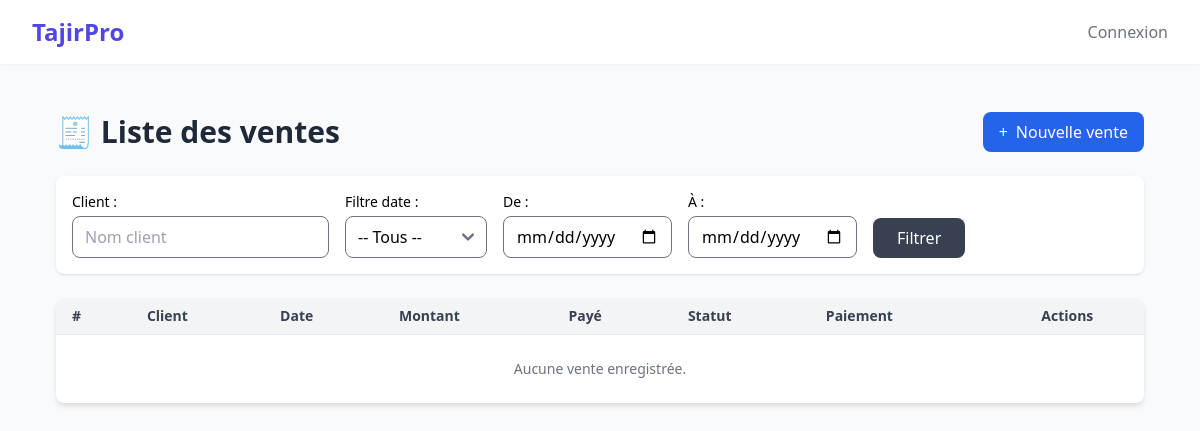
Before: /sales/ with the older database file.
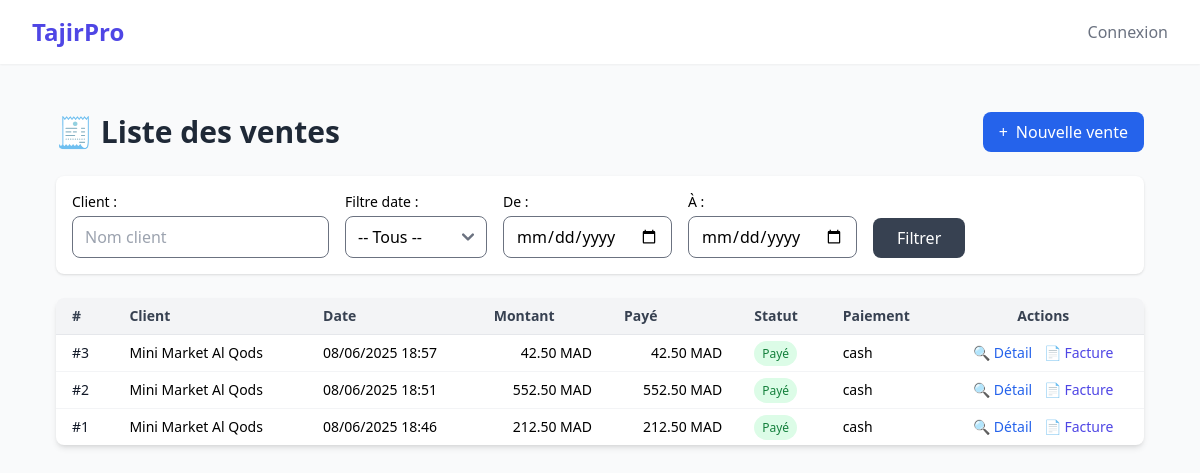
After: the same page with the newer database file.
### sales/models.py (models this page shows, shortened)
class Sale(models.Model):
    user = models.ForeignKey(settings.AUTH_USER_MODEL, on_delete=models.SET_NULL, null=True)
    client = models.ForeignKey(Client, on_delete=models.SET_NULL, null=True, blank=True)
    warehouse = models.ForeignKey(
        Warehouse,
        on_delete=models.PROTECT,
        related_name='sales',
        null=True,  # Temporairement nullable
        blank=True  # Temporairement optional
    )
    date = models.DateTimeField(auto_now_add=True)
    total_amount = models.DecimalField(max_digits=10, decimal_places=2)
    amount_paid = models.DecimalField(max_digits=10, decimal_places=2, default=0)
    is_credit = models.BooleanField(default=False, blank=True)
    notes = models.TextField(blank=True, null=True)
    ecriture_generee = models.BooleanField(default=False)

class Payment(models.Model):
    sale = models.ForeignKey(Sale, on_delete=models.CASCADE, related_name='payments')
    date = models.DateTimeField(auto_now_add=True)
    amount = models.DecimalField(max_digits=10, decimal_places=2)
    method = models.CharField(max_length=50, choices=[
        ('cash', 'Espèces'),
        ('card', 'Carte'),
        ('transfer', 'Virement'),
        ('mobile', 'Paiement mobile'),
    ])

### clients/models.py (models this page shows)
class Client(models.Model):
    name = models.CharField(max_length=255)
    phone = models.CharField(max_length=20, blank=True, null=True)
    email = models.EmailField(blank=True, null=True)
    address = models.TextField(blank=True, null=True)
    segment = models.ForeignKey(ClientSegment, on_delete=models.SET_NULL, null=True, blank=True, related_name='clients')
    balance = models.DecimalField(max_digits=10, decimal_places=2, default=0.00)
    alert_threshold = models.DecimalField(max_digits=10,decimal_places=2,default=5000.00,verbose_name="Seuil d'alerte de solde")
    created_at = models.DateTimeField(auto_now_add=True)
    updated_at = models.DateTimeField(auto_now=True)
    created_by = models.ForeignKey(get_user_model(), on_delete=models.SET_NULL, null=True, blank=True, related_name='created_clients')
    def __str__(self):
        return self.name
    class Meta:
        ordering = ['name']

### sales/views.py (the view)
# urls.py: path('', views.sale_list, name='sale_list'),
def sale_list(request):
    sales = Sale.objects.select_related('client').order_by('-date')
    query = request.GET.get('q')
    date_filter = request.GET.get('date_filter')
    start_date = request.GET.get('start_date')
    end_date = request.GET.get('end_date')
    if query:
        sales = sales.filter(client__name__icontains=query)
    if date_filter == 'today':
        today = datetime.today().date()
        sales = sales.filter(date__date=today)
    elif date_filter == 'month':
        today = datetime.today().date()
        sales = sales.filter(date__month=today.month, date__year=today.year)
    elif start_date and end_date:
        sales = sales.filter(date__date__range=[start_date, end_date])
    return render(request, 'sales/sale_list.html', {
        'sales': sales,
        'filters': {
            'q': query or '',
            'date_filter': date_filter or '',
            'start_date': start_date or '',
            'end_date': end_date or '',
        }
    })

### sales/templates/sales/sale_list.html (shortened to what this page needs)
{% extends "base.html" %}
{% block content %}
<div class="p-4 md:p-6 max-w-7xl mx-auto space-y-6">
  <div class="flex flex-col sm:flex-row justify-between items-start sm:items-center gap-4">
    <h1 class="text-2xl md:text-3xl font-bold text-gray-800">🧾 Liste des ventes</h1>
    <a href="{% url 'sales:sale_create' %}" class="bg-blue-600 text-white px-4 py-2 rounded-lg hover:bg-blue-700 inline-flex items-center">
      <span class="mr-2">+</span> Nouvelle vente
    </a>
  </div>
  <div class="bg-white p-4 shadow rounded-lg">
    <form method="get" id="filters" class="hidden md:flex flex-col md:flex-row flex-wrap items-end gap-4">
      <div class="w-full sm:w-auto">
        <label class="block text-sm font-medium mb-1">Client :</label>
        <input type="text" name="q" placeholder="Nom client" value="{{ filters.q }}"
               class="w-full px-3 py-2 border rounded-lg focus:ring-2 focus:ring-blue-500" />
      </div>
      <div class="w-full sm:w-auto">
        <label class="block text-sm font-medium mb-1">Filtre date :</label>
        <select name="date_filter" class="w-full px-3 py-2 border rounded-lg focus:ring-2 focus:ring-blue-500">
          <option value="">-- Tous --</option>
        </select>
      </div>
      <div class="w-full sm:w-auto">
        <label class="block text-sm font-medium mb-1">De :</label>
        <input type="date" name="start_date" value="{{ filters.start_date }}"
               class="w-full px-3 py-2 border rounded-lg focus:ring-2 focus:ring-blue-500" />
      </div>
      <div class="w-full sm:w-auto">
        <label class="block text-sm font-medium mb-1">À :</label>
        <input type="date" name="end_date" value="{{ filters.end_date }}"
               class="w-full px-3 py-2 border rounded-lg focus:ring-2 focus:ring-blue-500" />
      </div>
      <div class="w-full sm:w-auto">
        <button type="submit" class="w-full sm:w-auto bg-gray-700 text-white px-6 py-2 rounded-lg hover:bg-black">
          Filtrer
        </button>
      </div>
    </form>
  </div>
  <div class="bg-white shadow-md rounded-lg overflow-hidden">
    <div class="overflow-x-auto">
      <table class="hidden md:table min-w-full text-sm text-left divide-y divide-gray-200">
        <thead class="bg-gray-100 text-gray-700 font-semibold">
          <tr>
            <th class="px-4 py-2">#</th>
            <th class="px-4 py-2">Client</th>
            <th class="px-4 py-2">Date</th>
            <th class="px-4 py-2">Montant</th>
            <th class="px-4 py-2">Payé</th>
            <th class="px-4 py-2">Statut</th>
            <th class="px-4 py-2">Paiement</th>
            <th class="px-4 py-2 text-center">Actions</th>
          </tr>
        </thead>
        <tbody class="divide-y divide-gray-100">
          {% for sale in sales %}
          <tr class="hover:bg-gray-50">
            <td class="px-4 py-2 font-medium text-gray-900">#{{ sale.id }}</td>
            <td class="px-4 py-2">{{ sale.client|default:"-" }}</td>
            <td class="px-4 py-2">{{ sale.date|date:"d/m/Y H:i" }}</td>
            <td class="px-4 py-2 text-right">{{ sale.total_amount|floatformat:2 }} MAD</td>
            <td class="px-4 py-2 text-right">{{ sale.amount_paid|floatformat:2 }} MAD</td>
            <td class="px-4 py-2">
              {% if sale.amount_paid < sale.total_amount %}
                <span class="text-xs font-medium text-red-700 bg-red-100 px-2 py-1 rounded-full">Crédit</span>
              {% else %}
                <span class="text-xs font-medium text-green-700 bg-green-100 px-2 py-1 rounded-full">Payé</span>
              {% endif %}
            </td>
            <td class="px-4 py-2">{{ sale.payments.last.method|default:"-" }}</td>
            <td class="px-4 py-2 space-x-2 text-center">
              <a href="{% url 'sales:sale_detail' sale.id %}" class="text-blue-600 hover:underline">🔍 Détail</a>
              <a href="{% url 'sales:sale_invoice_pdf' sale.id %}" target="_blank"
                class="text-indigo-600 hover:underline">
                📄 Facture
              </a>
            </td>
          </tr>
          {% empty %}
          <tr>
            <td colspan="8" class="text-center py-6 text-gray-500">Aucune vente enregistrée.</td>
          </tr>
          {% endfor %}
        </tbody>
      </table>
    </div>
  </div>
</div>
{% endblock %}

### users/templates/base.html (shortened to what this page needs)
<!DOCTYPE html>
<html lang="fr" class="h-full bg-gray-50">
<head>
    <script src="https://cdn.tailwindcss.com"></script>
    <link href="https://cdnjs.cloudflare.com/ajax/libs/flowbite/2.2.0/flowbite.min.css" rel="stylesheet" />
</head>
<body class="h-full">
    <div class="min-h-full">
        <nav class="bg-white shadow-sm">
            <div class="mx-auto max-w-7xl px-4 sm:px-6 lg:px-8">
                <div class="flex h-16 justify-between">
                    <div class="flex">
                        <div class="flex flex-shrink-0 items-center">
                            <a href="{% url 'home' %}" class="text-2xl font-bold text-indigo-600">TajirPro</a>
                        </div>
                    </div>
                    <div class="hidden sm:ml-6 sm:flex sm:items-center">
                        {% if user.is_authenticated %}
                            <div class="relative ml-3">
                                <button type="button" class="flex rounded-full bg-white text-sm focus:outline-none focus:ring-2 focus:ring-indigo-500 focus:ring-offset-2" id="user-menu-button" aria-expanded="false" data-dropdown-toggle="user-dropdown">
                                    <span class="sr-only">Open user menu</span>
                                    <div class="h-8 w-8 rounded-full bg-indigo-100 flex items-center justify-center">
                                        <span class="text-indigo-800 font-medium">{{ user.username|slice:":2"|upper }}</span>
                                    </div>
                                </button>
                                <div class="hidden z-50 my-4 w-56 text-base list-none bg-white rounded divide-y divide-gray-100 shadow" id="user-dropdown">
                                    <div class="py-3 px-4">
                                        <span class="block text-sm font-medium text-gray-900 truncate">{{ user.get_full_name|default:user.username }}</span>
                                        <span class="block text-sm text-gray-500 truncate">{{ user.email }}</span>
                                    </div>
                                    <ul class="py-1" aria-labelledby="user-menu-button">
                                        <li>
                                            <a href="{% url 'users:profile' %}" class="block py-2 px-4 text-sm text-gray-700 hover:bg-gray-100">Mon profil</a>
                                        </li>
                                        <li>
                                            <a href="{% url 'logout' %}" class="block py-2 px-4 text-sm text-red-600 hover:bg-gray-100">Déconnexion</a>
                                        </li>
                                    </ul>
                                </div>
                            </div>
                        {% else %}
                            <a href="{% url 'login' %}" class="text-gray-500 hover:text-gray-700">Connexion</a>
                        {% endif %}
                    </div>
                </div>
            </div>
        </nav>
        <main>
            <div class="mx-auto max-w-7xl py-6 sm:px-6 lg:px-8">
                {% block content %}{% endblock %}
            </div>
        </main>
    </div>
</body>
</html>

Changed rows visible on the page:
added Sale: id "3", client "Mini Market Al Qods", date "08/06/2025 18:57", total_amount "42.50", amount_paid "42.50", shows "Payé", payments.last.method "cash"
added Sale: id "2", client "Mini Market Al Qods", date "08/06/2025 18:51", total_amount "552.50", amount_paid "552.50", shows "Payé", payments.last.method "cash"
added Sale: id "1", client "Mini Market Al Qods", date "08/06/2025 18:46", total_amount "212.50", amount_paid "212.50", shows "Payé", payments.last.method "cash"
Other visible differences:
text no longer shown: "Aucune vente enregistrée."
